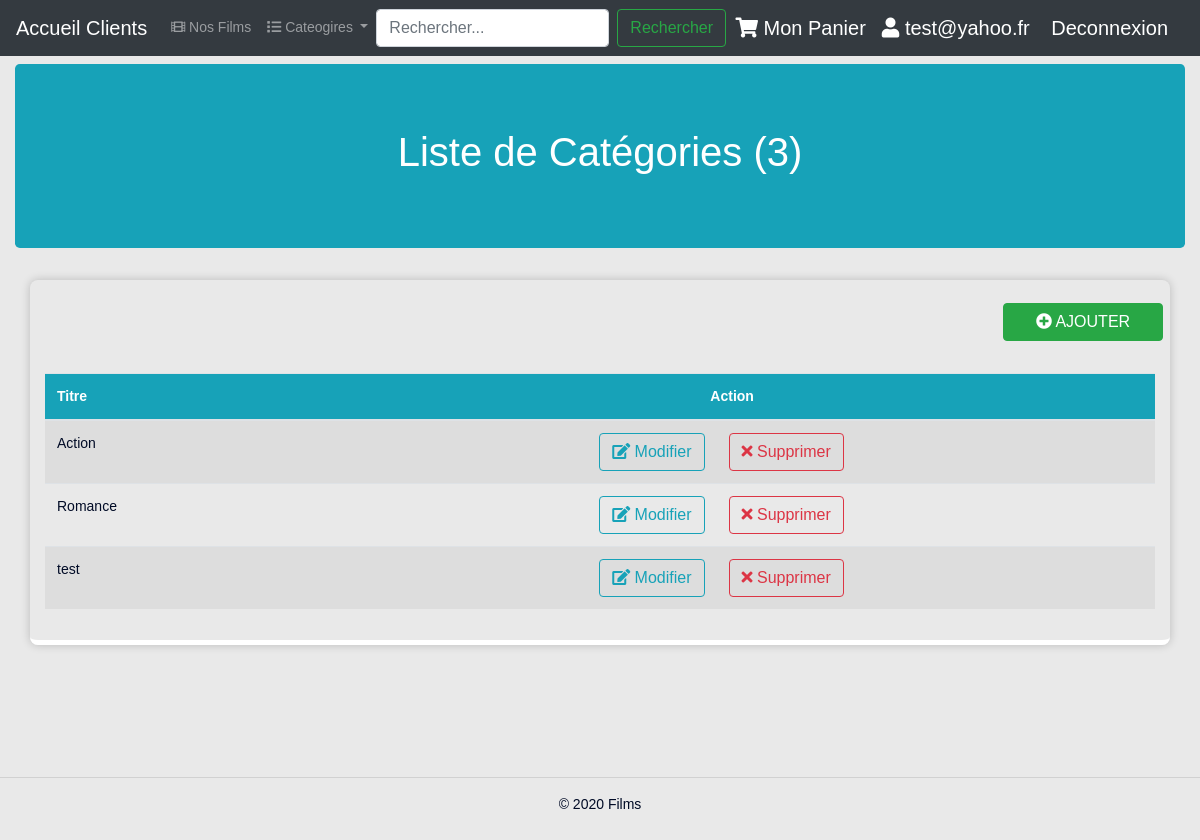
Screenshot of /viewsfilms/admin/allCategories.php (signed in) with the database file from the repository.
### tables this page shows
CREATE TABLE `categories` (
  `id` int(11) unsigned NOT NULL AUTO_INCREMENT,
  `titre` varchar(255) DEFAULT NULL,
  `slug` varchar(255) DEFAULT NULL,
  `created_at` timestamp NULL DEFAULT CURRENT_TIMESTAMP,
  `updated_at` timestamp NULL DEFAULT CURRENT_TIMESTAMP,
  PRIMARY KEY (`id`)
);

### viewsfilms/admin/allCategories.php (the view, shortened to what this page needs)
<?php
  include("../includes/db.php");
?>
<!DOCTYPE html>
<html lang="en">
<head>
  <?php include_once("../includes/header.php"); ?>
  <link rel="stylesheet" href="../../css/table.css">
</head>
<body>
  <main role="main">
    <?php include_once("../includes/adminMenu.php"); ?>
    <div class="col pt-2">
      <div class="row justify-content-center ">
        <div class="col-12">
          <div class="jumbotron bg-info">
            <div class="row">
              <div class="col main pt-0">
                <h1 class=" d-none d-sm-block text-center text-white">
                  Liste de Catégories (<?php  echo count($categories); ?>)
                </h1>
              </div>
            </div>
          </div>
          <div class="container box">
            <div class="row mb-4">
              <div class="col-md-2 ml-auto">
                <a href="newCategory.php" class="btn btn-md btn-block btn-success text-uppercase m-2">
                  <i class="fa fa-plus-circle" aria-hidden="true"></i> Ajouter</a>
              </div>
            </div>
            <div class="row">
              <div class="col-12">
                <div class="table-responsive table-hover">
                  <table class="table table-striped">
                    <thead class="bg-info text-white">
                      <tr>
                        <th scope="col3">Titre</th>
                        <th colspan="2" scope="col3" class="text-center">Action</th>
                      </tr>
                    </thead>
                    <tbody>
                      <?php foreach($categories as $category) {?>
                      <tr>
                        <td><?php  echo $category['titre']; ?></td>
                        <td class="text-right">
                          <form method="post">
                            <a href="newCategory.php?edit=<?php echo $category["id"]; ?>" class="btn btn-outline-info">
                              <i class="fa fa-edit" aria-hidden="true"></i>
                              Modifier
                            </a>
                          </form>
                        </td>
                        <td>
                          <form method="post">
                            <button type="submit" name="deleteCategory" class="btn btn-outline-danger">
                              <i class="fa fa-times" aria-hidden="true"></i>
                              Supprimer
                            </button>
                          </form>
                        </td>
                      </tr>
                      <?php } ?>
                    </tbody>
                  </table>
                </div>
              </div>
            </div>
          </div>
        </div>
      </div>
    </div>
  </main>
  <?php include_once("../includes/footer.php");?>
</body>
</html>

### css/style.css (style rules this page uses)
body { height: 100%; width: 100%; background: #e9e9e9; font-family: 'Arimo', Arial, sans-serif; font-weight: 400; font-size: 14px; color: #010b26; }
.box { margin-bottom: 20px !important; padding: 15px !important; border-radius: 8px !important; -webkit-box-shadow: 0 0 10px 0 rgba(0, 0, 0, .2) !important; box-shadow: 0 0 10px 0 rgba(0, 0, 0, .2) !important; border-bottom: 5px solid #fff !important; }
* { -webkit-transition: 300ms; transition: 300ms; }
h1, h2, h3, h4, h5, p { font-weight: 400; }
a { text-decoration: none; color: inherit; }

### css/table.css (style rules this page uses)
.box { margin-bottom: 20px !important; padding: 15px !important; border-radius: 8px !important; -webkit-box-shadow: 0 0 10px 0 rgba(0, 0, 0, .2) !important; box-shadow: 0 0 10px 0 rgba(0, 0, 0, .2) !important; border-bottom: 5px solid #fff !important; }

### rows the page displays
categories: titre "Action"
categories: titre "Romance"
categories: titre "test"

### other values shown
$_SESSION["email"] "test@yahoo.fr"
count($categories) "3"
